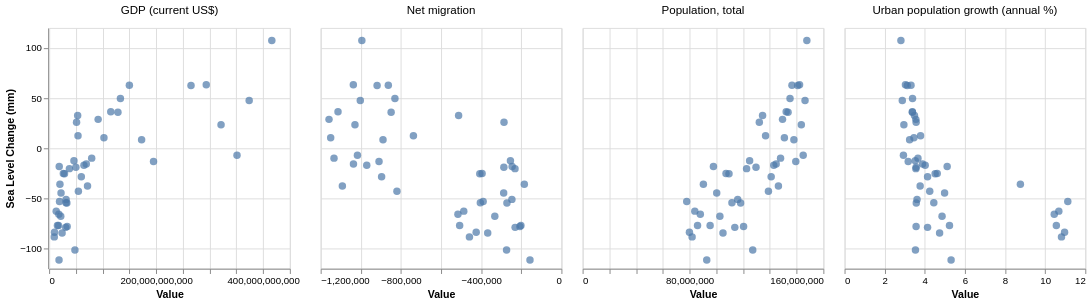

Notebook source saved alongside this figure:
### Code cell
import pandas as pd
import altair as alt

# Enable consistent theme
alt.themes.enable('vox')

# Load the full dataset
df = pd.read_csv("full_country_stats_with_sea_level.csv")

# Melt the four indicators into long format
melt_df = df.melt(
    id_vars=["Country Name", "Year", "Sea Level (mm)"],
    value_vars=[
        "Population, total",
        "GDP (current US$)",
        "Urban population growth (annual %)",
        "Net migration"
    ],
    var_name="Indicator",
    value_name="Indicator Value"
).dropna(subset=["Indicator Value"])

# Define country single-selection radio using selection_point
countries = melt_df["Country Name"].unique().tolist()
country_sel = alt.selection_point(
    name="CountrySelect",
    fields=["Country Name"],
    bind=alt.binding_radio(options=countries, name="Country: "),
    value=[{"Country Name": countries[0]}],
    empty="none"
)

# Base chart filtered by selected country
base = alt.Chart(melt_df).transform_filter(country_sel)

# Faceted scatter: one column per indicator (horizontal layout)
chart = (
    base.mark_circle(size=60)
        .encode(
            x=alt.X("Indicator Value:Q", title="Value"),
            y=alt.Y("Sea Level (mm):Q", title="Sea Level Change (mm)"),
            tooltip=[
                alt.Tooltip("Indicator:N", title="Indicator"),
                alt.Tooltip("Year:Q", title="Year", format="d"),
                alt.Tooltip("Indicator Value:Q", title="Value", format=".2f"),
                alt.Tooltip("Sea Level (mm):Q", title="Sea Level (mm)", format=".2f")
            ]
        )
        .properties(
            width=250,
            height=250
        )
        .facet(
            column=alt.Column(
                "Indicator:N",
                title=None,
                header=alt.Header(labelFontSize=12)
            )
        )
)

# Combine with selection, shared Y scale, independent X scales
final_chart = (
    chart.add_params(country_sel)
         .resolve_scale(x="independent", y="shared")
)

final_chart

### Figure 1 — Vega-Lite specification as saved in the notebook (floating-point values rounded to 4 significant figures; data arrays with more than 128 entries replaced by an {"elided": "..."} marker saying what was removed)
{"usermeta": {"embedOptions": {"theme": "vox"}}, "config": {"view": {"continuousWidth": 300, "continuousHeight": 300}}, "data": {"name": "data-3d79653a23a77ca351071f177b680c88"}, "facet": {"column": {"field": "Indicator", "header": {"labelFontSize": 12}, "title": null, "type": "nominal"}}, "spec": {"mark": {"type": "circle", "size": 60}, "encoding": {"tooltip": [{"field": "Indicator", "title": "Indicator", "type": "nominal"}, {"field": "Year", "format": "d", "title": "Year", "type": "quantitative"}, {"field": "Indicator Value", "format": ".2f", "title": "Value", "type": "quantitative"}, {"field": "Sea Level (mm)", "format": ".2f", "title": "Sea Level (mm)", "type": "quantitative"}], "x": {"field": "Indicator Value", "title": "Value", "type": "quantitative"}, "y": {"field": "Sea Level (mm)", "title": "Sea Level Change (mm)", "type": "quantitative"}}, "height": 250, "name": "view_1", "transform": [{"filter": {"param": "CountrySelect", "empty": false}}], "width": 250}, "params": [{"name": "CountrySelect", "select": {"type": "point", "fields": ["Country Name"]}, "bind": {"input": "radio", "options": ["Bangladesh", "Maldives", "Philippines"], "name": "Country: "}, "value": [{"Country Name": "Bangladesh"}], "views": ["view_1"]}], "resolve": {"scale": {"x": "independent", "y": "shared"}}, "$schema": "https://vega.github.io/schema/vega-lite/v5.8.0.json", "datasets": {"data-3d79653a23a77ca351071f177b680c88": {"elided": "591 records"}}}
